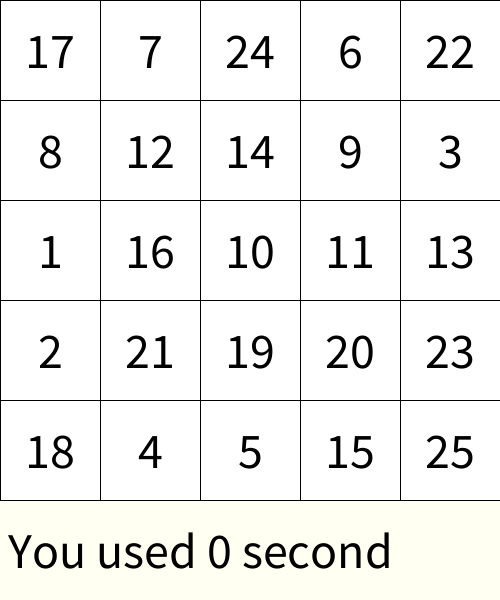
Frame 1 (no input)
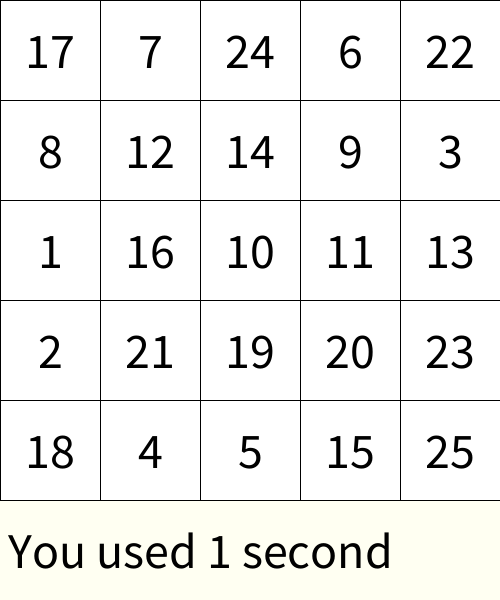
Frame 60 (the mouse pressed at the canvas centre just before this capture)
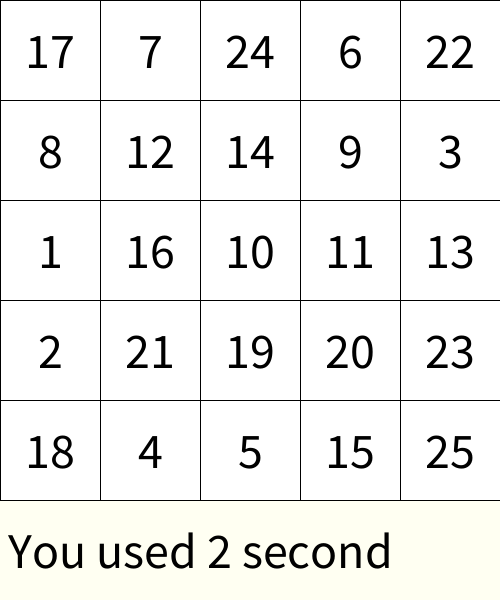
Frame 120 (the mouse held since frame 60 and released just before this capture)

The Processing sketch that drew these frames (run headless with seeded random() and noise(); from frame 60 on, the mouse is pressed at the canvas centre):

// Processing sketch: week06_7_shulte_table07_millis
// ── week06_7_shulte_table07_millis.pde
int []used=new int[26];
int [][]table=new int[5][5];
void setup()
{
  size(500, 600);
  textSize(50);
  textAlign(CENTER, CENTER);
  for (int i=0; i<5; i++)
  {
    for (int j=0; j<5; j++)
    {
      int now=int(random(1, 26));
      while (used[now]==1) now=int(random(1, 26));
      table[i][j]=now;
      used[now]=1;
    }
  }
  starT=0;
}
int starT=0;
int [][]pressed=new int[5][5];
void draw()
{
  background(#FFFFF2);
  for (int i=0; i<5; i++)
  {
    for (int j=0; j<5; j++)
    {
      if (pressed[i][j]==1)fill(128);
      else fill(255);
      rect(j*100, i*100, 100, 100);
      fill(0);
      text(""+table[i][j], 50+j*100, 50+i*100);
    }
  }
  text("You used "+(millis()-starT)/1000+" second", 200, 550);
}
int want=1;
void mousePressed()
{
  int i=mouseY/100, j=mouseX/100;
  if (table[i][j]==want)
  {
    pressed[i][j]=1;
    want++;
  }
}
